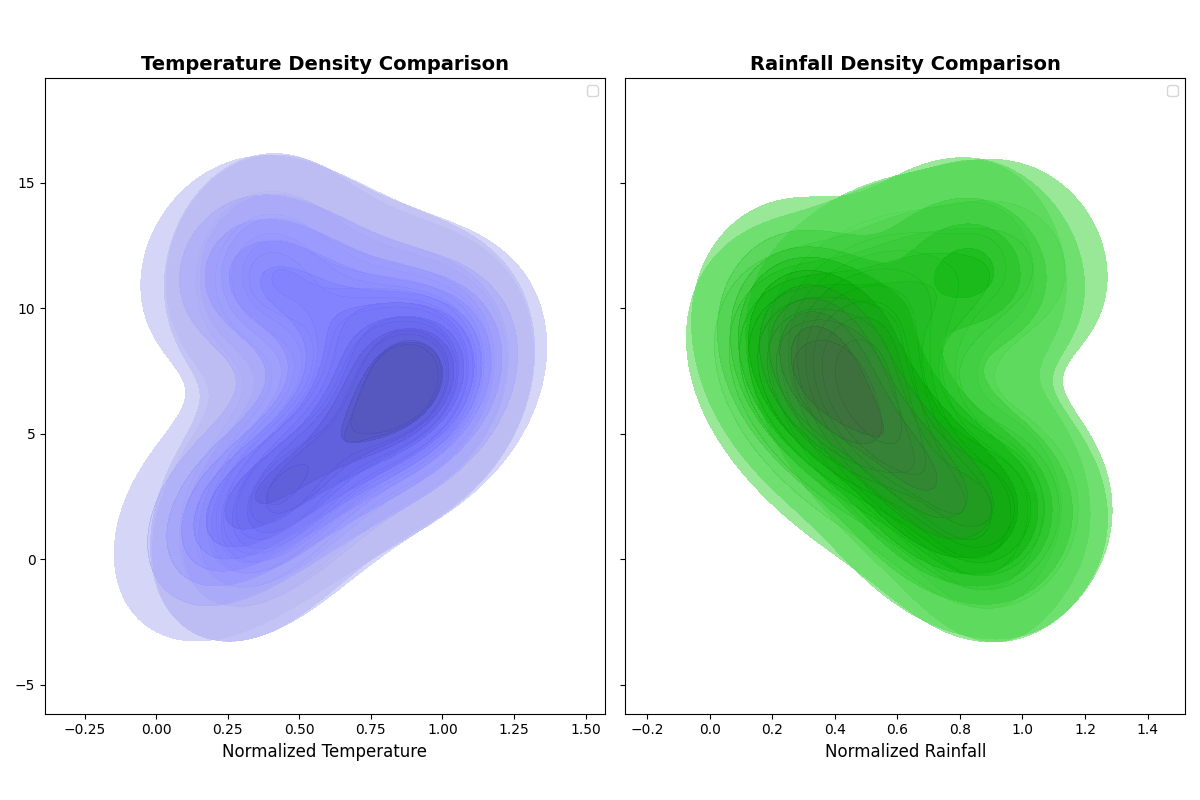

Generate this figure with Python:
import matplotlib.pyplot as plt
import numpy as np
import seaborn as sns

# Data for three regions
temperatures_alpha = np.array([7, 9, 11, 14, 18, 22, 25, 24, 20, 15, 10, 8])
temperatures_beta = np.array([8, 11, 14, 17, 21, 26, 29, 28, 24, 19, 13, 9])
temperatures_gamma = np.array([5, 8, 12, 16, 20, 25, 28, 27, 23, 17, 12, 7])

rainfall_alpha = np.array([120, 110, 140, 90, 80, 70, 60, 50, 70, 80, 100, 130])
rainfall_beta = np.array([100, 100, 120, 70, 60, 50, 40, 30, 40, 70, 90, 120])
rainfall_gamma = np.array([130, 100, 150, 100, 90, 60, 50, 40, 50, 60, 110, 140])

# Month labels
months = np.array([1, 2, 3, 4, 5, 6, 7, 8, 9, 10, 11, 12])

# Normalize data
temperatures_alpha_norm = temperatures_alpha / temperatures_alpha.max()
temperatures_beta_norm = temperatures_beta / temperatures_beta.max()
temperatures_gamma_norm = temperatures_gamma / temperatures_gamma.max()

rainfall_alpha_norm = rainfall_alpha / rainfall_alpha.max()
rainfall_beta_norm = rainfall_beta / rainfall_beta.max()
rainfall_gamma_norm = rainfall_gamma / rainfall_gamma.max()

# Create horizontal density plot
fig, ax = plt.subplots(1, 2, figsize=(12, 8), sharey=True)

# Temperatures density plot
common_color_temperature = 'blue'
sns.kdeplot(y=months, x=temperatures_alpha_norm, ax=ax[0], fill=True, color=common_color_temperature, alpha=0.6, label='Alpha')
sns.kdeplot(y=months, x=temperatures_beta_norm, ax=ax[0], fill=True, color=common_color_temperature, alpha=0.6, label='Beta')
sns.kdeplot(y=months, x=temperatures_gamma_norm, ax=ax[0], fill=True, color=common_color_temperature, alpha=0.6, label='Gamma')
ax[0].set_title("Temperature Density Comparison", fontsize=14, fontweight='bold')
ax[0].set_xlabel("Normalized Temperature", fontsize=12)
ax[0].legend()

# Rainfall density plot
common_color_rainfall = 'green'
sns.kdeplot(y=months, x=rainfall_alpha_norm, ax=ax[1], fill=True, color=common_color_rainfall, alpha=0.6, label='Alpha')
sns.kdeplot(y=months, x=rainfall_beta_norm, ax=ax[1], fill=True, color=common_color_rainfall, alpha=0.6, label='Beta')
sns.kdeplot(y=months, x=rainfall_gamma_norm, ax=ax[1], fill=True, color=common_color_rainfall, alpha=0.6, label='Gamma')
ax[1].set_title("Rainfall Density Comparison", fontsize=14, fontweight='bold')
ax[1].set_xlabel("Normalized Rainfall", fontsize=12)
ax[1].legend()

plt.tight_layout(rect=[0, 0.03, 1, 0.95])
plt.show()
